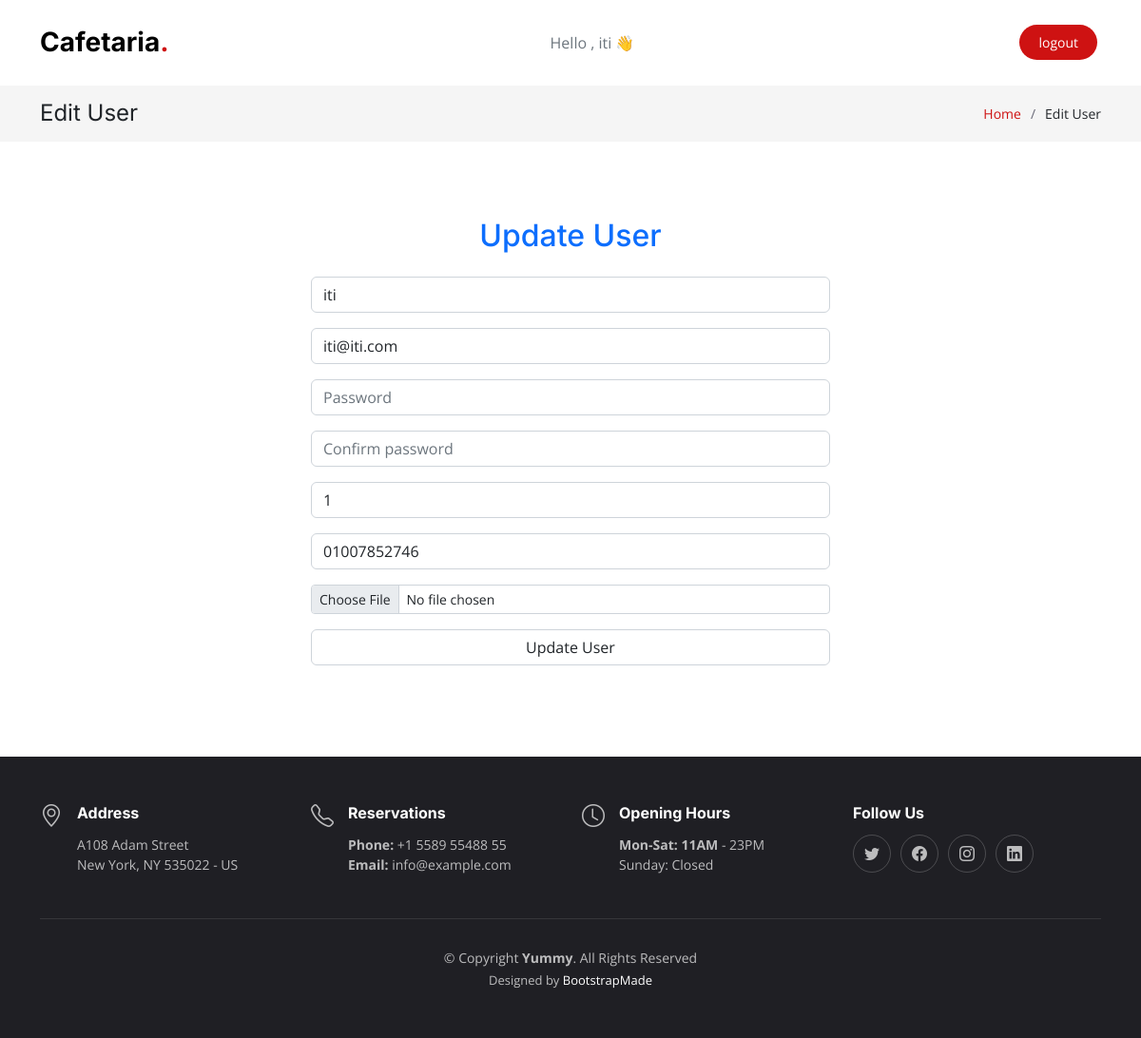
The page /views/edit.php?id=10 (signed in) on the database its author committed.
### tables this page shows
CREATE TABLE `users` (
  `id` int(11) NOT NULL,
  `room_id` int(11) NOT NULL,
  `name` varchar(50) NOT NULL,
  `email` varchar(50) NOT NULL,
  `password` varchar(255) NOT NULL,
  `is_admin` tinyint(1) NOT NULL DEFAULT 0,
  `phone` varchar(11) NOT NULL,
  `image` varchar(255) DEFAULT NULL
);

### controllers/UserController.php (called while the page is built, shortened)
<?php
class User
{
    public function show($id)
    {
        global $conn;
        $sql = "SELECT * from users
        WHERE users.id = '$id'";
        $result = $conn->query($sql);
        if ($result->num_rows == 1) {
            $product = $result->fetch_assoc();
            return $product;
        } else {
            return false;
        }
    }
}

### views/edit.php (the view, shortened to what this page needs)
<?php
include('../includes/navbar.php');
?>
<!DOCTYPE html>
<html lang="en">
<head>
    <link href="../assets/vendor/bootstrap/css/bootstrap.min.css" rel="stylesheet" />
    <link href="../assets/vendor/bootstrap-icons/bootstrap-icons.css" rel="stylesheet" />
    <link href="../assets/vendor/aos/aos.css" rel="stylesheet" />
    <link href="../assets/vendor/glightbox/css/glightbox.min.css" rel="stylesheet" />
    <link href="../assets/vendor/swiper/swiper-bundle.min.css" rel="stylesheet" />
    <link rel="stylesheet" href="https://cdn.jsdelivr.net/npm/bootstrap@5.2.2/dist/css/bootstrap.min.css">
    <link href="../assets/css/main.css" rel="stylesheet" />
</head>
<?php
include('../controllers/DBController.php');
include('../controllers/UserController.php');
if (isset($_GET['id'])) {
    $id = $_GET['id'];
    $user = new User();
    $user = $user->show($id);
}
?>
<main id="main">
    <div class="breadcrumbs">
        <div class="container">
            <div class="d-flex justify-content-between align-items-center">
                <h2>Edit User</h2>
                <ol>
                    <li><a href="index.html">Home</a></li>
                    <li>Edit User</li>
                </ol>
            </div>
        </div>
    </div>
    <section class="sample-page">
        <?php if (isset($_GET['id']) && $user !== false) { ?>
            <div class="container">
                <div class="row">
                    <div class="col-md-6 m-auto form-border">
                    <form action="update.php" method="POST" enctype="multipart/form-data">
                    <h2 class="text-center mb-4 text-primary">Update User</h2>
                    <div class="mb-3">
                        <input class="form-control" type="text" name="name" placeholder="Full Name" value="<?php echo $user['name'] ?>" required  >
                    </div>
                    <div class="mb-3">
                        <input class="form-control" type="email" name="email" placeholder="Email Address" value="<?php echo $user['email'] ?>" required>
                    </div>
                    <div class="mb-3">
                        <input class="form-control" type="password" name="password" placeholder="Password"  required>
                    </div>
                    <div class="mb-3">
                        <input class="form-control" type="password" name="cpassword" placeholder="Confirm password"  required>
                    </div>
                    <div class="mb-3">
                        <input class="form-control" type="text" name="room_id" placeholder="Room number" value="<?php echo $user['room_id'] ?>" required>
                    </div>
                    <div class="mb-3">
                        <input class="form-control" type="text" name="phone" placeholder="Phone" value="<?php echo $user['phone'] ?>" required>
                    </div>
                    <div class="mb-3">
                        <input class="form-control form-control-sm" type="file" name="profile" id="formFile">
                    </div>
                    <div class="mb-3">
                        <input class="form-control button" type="submit" name="add_user" value="Update User">
                    </div>
                </form>
                    </div>
                </div>
            </div>
        <?php } else { ?>
            User Not Found
        <?php } ?>
    </section>
</main>
<?php include('../includes/footer.php'); ?>

### assets/css/main.css (style rules this page uses)
:root { --font-default: "Open Sans", system-ui, -apple-system, "Segoe UI", Roboto, "Helvetica Neue", Arial, "Noto Sans", "Liberation Sans", sans-serif, "Apple Color Emoji", "Segoe UI Emoji", "Segoe UI Symbol", "Noto Color Emoji"; --font-primary: "Amatic SC", sans-serif; --font-secondary: "Inter", sans-serif; }
:root { --color-default: #212529; --color-primary: #ce1212; --color-secondary: #37373f; }
:root { scroll-behavior: smooth; }
body { font-family: var(--font-default); color: var(--color-default); }
a { color: var(--color-primary); text-decoration: none; }
h1, h2, h3, h4, h5, h6 { font-family: var(--font-secondary); }
section { overflow: hidden; padding: 80px 0; }
.breadcrumbs { padding: 15px 0; background: rgba(55, 55, 63, 0.05); margin-top: 90px; }
.breadcrumbs h2 { font-size: 24px; font-weight: 400; margin: 0; }
.breadcrumbs ol { display: flex; flex-wrap: wrap; list-style: none; padding: 0; margin: 0; font-size: 14px; }
.breadcrumbs ol li+li { padding-left: 10px; }
.breadcrumbs ol li+li::before { display: inline-block; padding-right: 10px; color: #676775; content: "/"; }
section { scroll-margin-top: 90px; }

### rows shown on the page
users: name "iti", email "iti@iti.com", room_id "1", phone "01007852746"

### other values the page prints
$_SESSION["name"] "iti"
